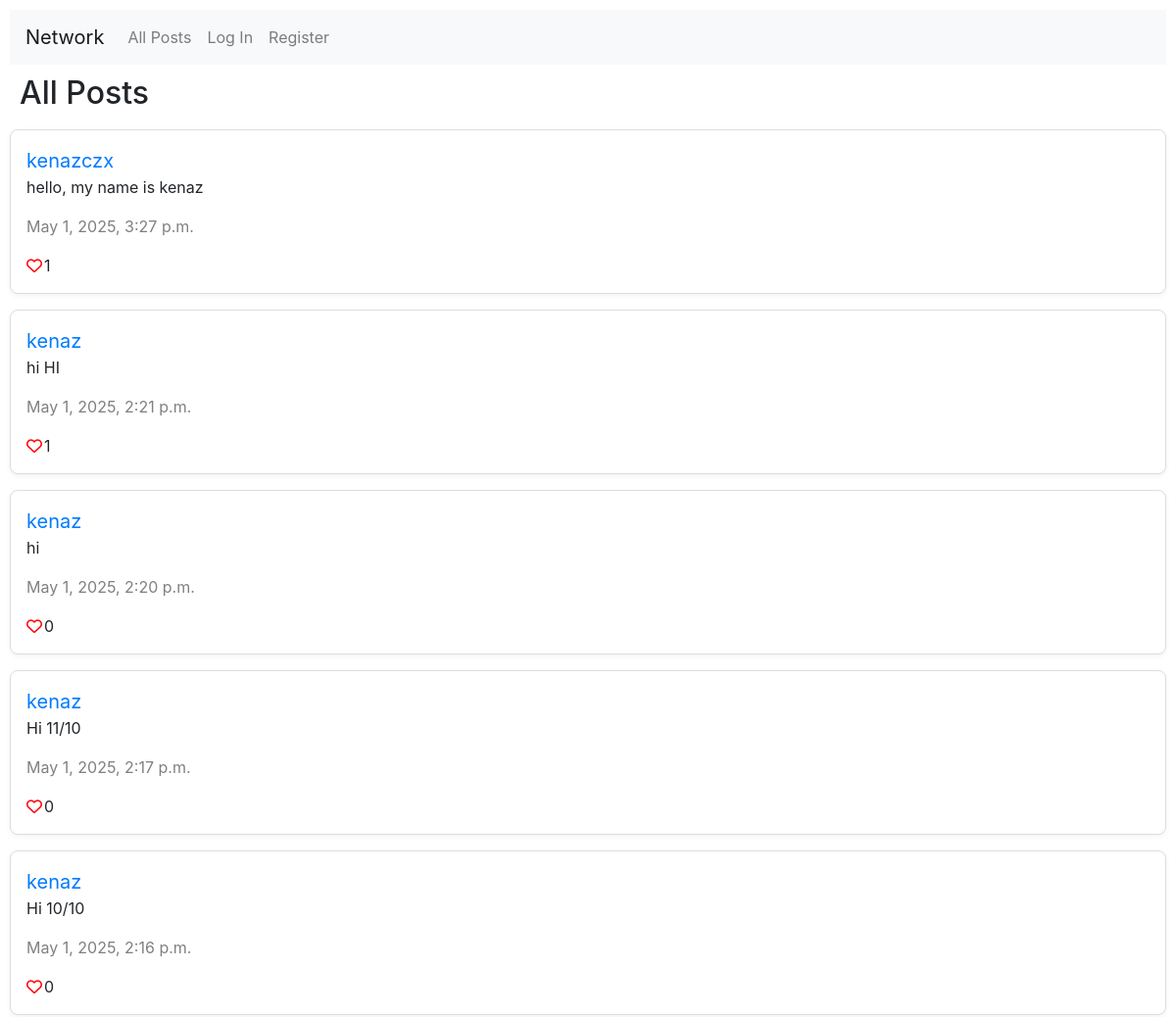
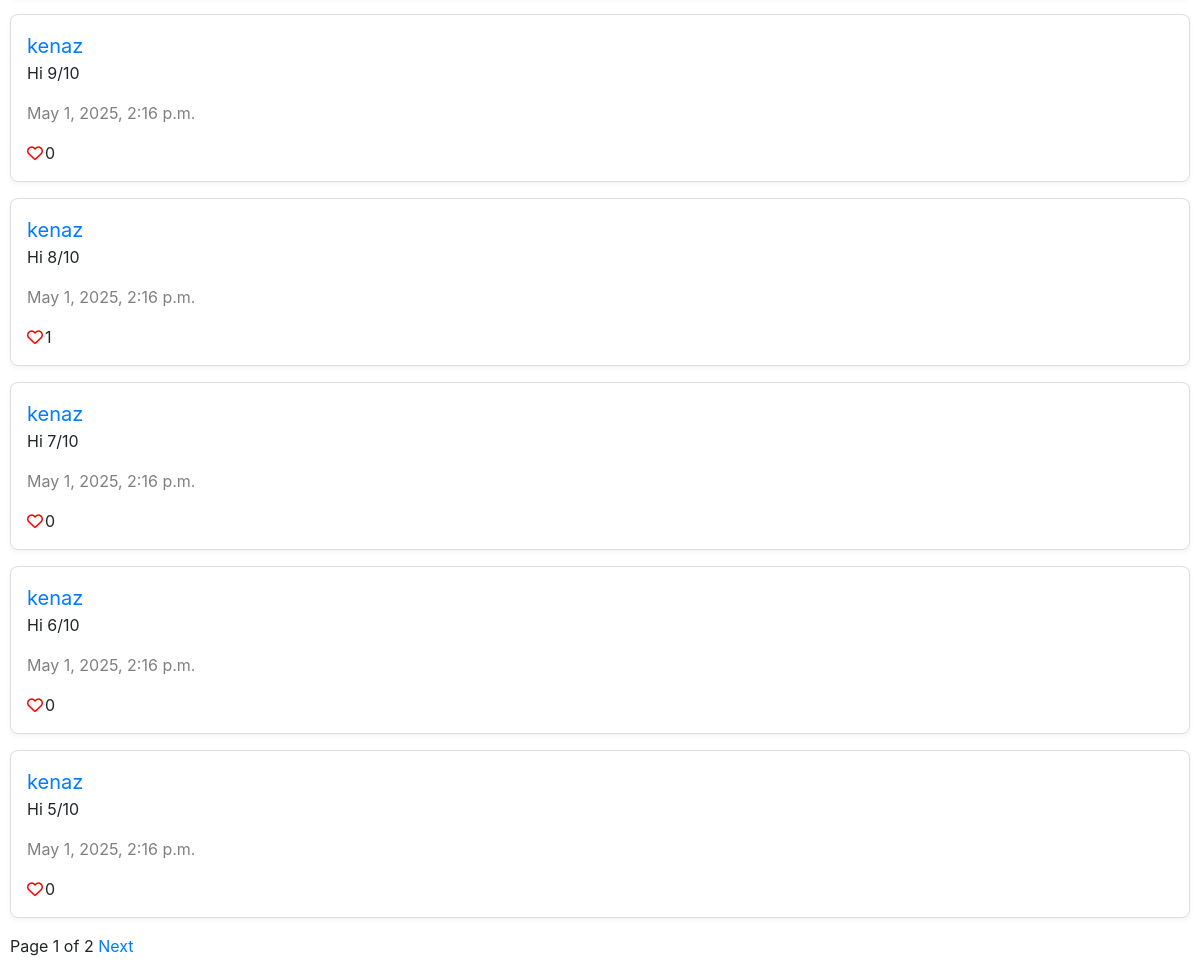
The page / on the database its author committed (2 pictures, top to bottom).
### network/models.py (models this page shows, shortened)
class Post(models.Model):
    text = models.TextField()
    timestamp = models.DateTimeField(auto_now_add=True)
    likes = models.ManyToManyField(User, related_name="liked_posts", blank=True)
    user = models.ForeignKey(User, on_delete=models.CASCADE, related_name="posts")

class User(AbstractUser):
    pass

### network/views.py (the view)
# urls.py: path("", views.index, name="index"),
def index(request):
    if request.method == "POST":
        form = CreatePost(request.POST)
        if form.is_valid():
            new_post = form.cleaned_data["new_post"]
            post = Post(
                text=new_post,
                user=request.user
            )
            post.save()
            return HttpResponseRedirect(reverse("index"))
    else:
        form = CreatePost()
    posts = Post.objects.all().order_by('-timestamp')
    paginator = Paginator(posts, 10)
    page_number = request.GET.get('page')
    page_obj = paginator.get_page(page_number)
    return render(request, "network/index.html", {
        "form": form,
        "posts": posts,
        "page_obj": page_obj
    })

### network/templates/network/index.html (shortened to what this page needs)
{% extends "network/layout.html" %}
{% block body %}
    <h2 style="padding: 10px;">All Posts</h2>
    {% for post in page_obj %}
    <div class="post" data-post-id="{{ post.id }}">
        <a href={% url 'profile' username=post.user %} style="text-decoration: none; font-size: 20px;">{{ post.user }}</a>
        <p class="post-text">{{ post.text }}</p>
        <p style="color: grey;">{{ post.timestamp }}</p>
        {% if user.is_authenticated %}<button class="like-button" style="border: none; background-color: white;"><i class ="{%if user in post.likes.all%} fa-solid {%else%} fa-regular{%endif%} fa-heart"></i></button>{% else %}<i class="fa-regular fa-heart"></i>{% endif %}<span class="like-count" style="padding-left: 2px;">{{ post.likes.count }}</span>
    </div>
    {% endfor %}
    {% if page_obj.paginator.num_pages > 1 %}
    <div class="pagination">
        <span>Page {{ page_obj.number }} of {{ page_obj.paginator.num_pages }}</span>
        {% if page_obj.has_next %}
        <a href="?page={{ page_obj.next_page_number }}">&nbsp;Next</a>
        {% endif %}
    </div>
    {% endif %}
{% endblock %}

### network/templates/network/layout.html (shortened to what this page needs)
{% load static %}
<!DOCTYPE html>
<html lang="en">
    <head>
        <link rel="stylesheet" href="https://stackpath.bootstrapcdn.com/bootstrap/4.4.1/css/bootstrap.min.css">
        <link href="{% static 'network/styles.css' %}" rel="stylesheet">
        <link rel="stylesheet" href="https://cdnjs.cloudflare.com/ajax/libs/font-awesome/6.5.0/css/all.min.css">
    </head>
    <body>
        <nav class="navbar navbar-expand-lg navbar-light bg-light">
            <a class="navbar-brand" href="#">Network</a>
            <div>
              <ul class="navbar-nav mr-auto">
                <li class="nav-item">
                  <a class="nav-link" href="{% url 'index' %}">All Posts</a>
                </li>
                {% if user.is_authenticated %}
                    <li class="nav-item">
                        <a class="nav-link" href="{% url 'following' %}">Following</a>
                    </li>
                    <li class="nav-item">
                        <a class="nav-link" href="{% url 'logout' %}">Log Out</a>
                    </li>
                {% else %}
                    <li class="nav-item">
                        <a class="nav-link" href="{% url 'login' %}">Log In</a>
                    </li>
                    <li class="nav-item">
                        <a class="nav-link" href="{% url 'register' %}">Register</a>
                    </li>
                {% endif %}
              </ul>
            </div>
          </nav>
        <div class="body">
            {% block body %}
            {% endblock %}
        </div>
    </body>
</html>

### network/static/network/styles.css (style rules this page uses)
.post { border: 1px solid #ddd; border-radius: 8px; padding: 16px; margin-bottom: 16px; background-color: white; box-shadow: 0 2px 5px rgba(0,0,0,0.05); }
body { padding: 10px; }
.fa-heart { color: red; }

### rows shown on the page
Post: user "kenazczx", text "hello, my name is kenaz", timestamp "May 1, 2025, 3:27 p.m.", likes.count "1"
Post: user "kenaz", text "hi HI", timestamp "May 1, 2025, 2:21 p.m.", likes.count "1"
Post: user "kenaz", text "hi", timestamp "May 1, 2025, 2:20 p.m.", likes.count "0"
Post: user "kenaz", text "Hi 11/10", timestamp "May 1, 2025, 2:17 p.m.", likes.count "0"
Post: user "kenaz", text "Hi 10/10", timestamp "May 1, 2025, 2:16 p.m.", likes.count "0"
Post: user "kenaz", text "Hi 9/10", timestamp "May 1, 2025, 2:16 p.m.", likes.count "0"
Post: user "kenaz", text "Hi 8/10", timestamp "May 1, 2025, 2:16 p.m.", likes.count "1"
Post: user "kenaz", text "Hi 7/10", timestamp "May 1, 2025, 2:16 p.m.", likes.count "0"
Post: user "kenaz", text "Hi 6/10", timestamp "May 1, 2025, 2:16 p.m.", likes.count "0"
Post: user "kenaz", text "Hi 5/10", timestamp "May 1, 2025, 2:16 p.m.", likes.count "0"

### other values the page prints
{{ page_obj.number }} "1"
{{ page_obj.paginator.num_pages }} "2"
